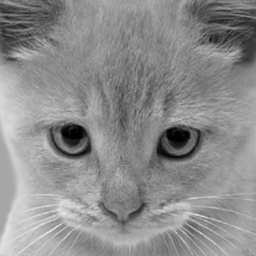
#> input picture images/cat.jpeg, 256 x 256 px
$ python -i filter.py   (imports and definitions only)
#> lines starting #> are read from the running program, lines starting #| are printed output that depends on the picture
#> further down, picture is the input picture: shape (256, 256); min 0, max 240, mean 140.6
### convolutions.py
import numpy as np

# define mask matrix
# Gaussian + Derivative
SOBEL_MASK_X = np.array([[-1, 0, 1],
                         [-2, 0, 2],
                         [-1, 0, 1]])

SOBEL_MASK_Y = np.array([[-1, -2, -1],
                         [0, 0, 0],
                         [1, 2, 1]])


def convolve(image_matrix, mask):
    if mask.shape[0] != mask.shape[1]:
        assert 'mask should be square'
    if mask.shape[0] % 2 == 0:
        assert 'mask shape should be odd'
    k = mask.shape[0]
    pad_size = k // 2
    image_rows, image_cols = image_matrix.shape
#> image_rows = 256; image_cols = 256
    convolved = np.zeros_like(image_matrix)
    # handle the edge using padding with outside the image with 0
    pad_image = np.pad(image_matrix, pad_size, mode='constant', constant_values=0)
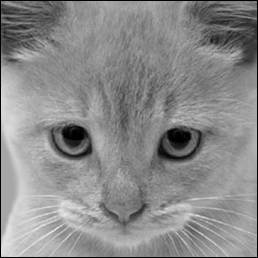
#> pad_image: shape (258, 258); min 0, max 240, mean 138.4

    for i in range(image_rows):
        for j in range(image_cols):
            sub_matrix = pad_image[i:i + k, j:j + k]
            result = np.sum(sub_matrix * mask)

            if result > 255:
                result = 255
            elif result < 0:
                result = 0

            convolved[i, j] = result

    return convolved

### filter.py
import cv2

from canny_filter import CannyEdgeDetector
from convolutions import *
from fourier import *
from gauss import gaussian_low_pass, gaussian_high_pass

CONVOLUTION = 1
FOURIER = 2
RANK = 3
BILATERAL = 4
MEAN = 'Mean'
MEDIAN = 'Median'
GAUSSIAN = 'Gaussian'
SHARPEN = 'Sharpen'
SOBEL = 'Sobel'
PREWITT = 'Prewitt'
ISOMETRIC = 'Isometric'
SCHARR = 'Scharr'
LAPLACE = 'Laplace'
LOWPASS = 'Low pass'
HIGHPASS = 'Height pass'
EROSION = 'Erosion'
DILATION = 'Dilation'

# MASK
SHARPEN_MASK = np.array([[0, -1, 0], [-1, 5, -1], [0, -1, 0]])
SOBEL_MASK_X = np.array([[-1, 0, 1], [-2, 0, 2], [-1, 0, 1]])
SOBEL_MASK_Y = np.array([[-1, -2, -1], [0, 0, 0], [1, 2, 1]])
PREWITT_MASK_X = np.array([[1, 1, 1], [0, 0, 0], [-1, -1, -1]])
PREWITT_MASK_Y = np.array([[-1, 0, 1], [-1, 0, 1], [-1, 0, 1]])
ISOMETRIC_MASK_X = np.array([[-1, 0, 1], [-np.sqrt(2), 0, np.sqrt(2)], [-1, 0, 1]])
ISOMETRIC_MASK_Y = np.array([[-1, -np.sqrt(2), -1], [0, 0, 0], [1, np.sqrt(2), 1]])
SCHARR_MASK_X = np.array([[3, 10, 3], [0, 0, 0], [-3, -10, -3]])
SCHARR_MASK_Y = np.array([[3, 0, -3], [10, 0, -10], [3, 0, -3]])
LAPLACE_MASK = np.array([[0, -1, 0], [-1, 4, -1], [0, -1, 0]])


# [26 lines left out: functions mask_fourier, high_pass, not called in this run]


def mask_mean(width, height):
    result = np.ones((width, height), dtype=int)
    dimension = width * height
    result = result / dimension
    return result


def low_pass(image, method_type=CONVOLUTION, label=GAUSSIAN, kernel=MEAN, sigma=15, width=3, height=3, ksize=3,
             sigma_color=None):
    result = np.zeros_like(image)
    if method_type == CONVOLUTION:
        kernel = mask_mean(width, height)
        result = convolve(image, kernel)
    elif method_type == FOURIER:
        fft_image = fft2(image)
        fft_shift = fftshift(fft_image)
        if label == GAUSSIAN:
            mask = gaussian_low_pass(sigma, image.shape)
        else:
            mask = mask_fourier(image)
        low_pass_fft = fft_shift * mask
        result = ifft2(fftshift(low_pass_fft))
    elif method_type == RANK:
        result = median_filter(image, ksize)
    elif method_type == BILATERAL:
        result = bilateral_filter(image, ksize, sigma, sigma_color)
    return result


# derivative filter
# [89 lines left out: functions canny_filter, hybrid_filter, padding_array, bilateral_filter, prewitt_filter, scharr_filter and 3 more, not called in this run]


'''Rank filter'''


# [93 lines left out: functions sort, find_min, find_median, find_max, min_filter, median_filter and 2 more, not called in this run]

>>> import cv2
>>> picture = cv2.imread('images/cat.jpeg', cv2.IMREAD_GRAYSCALE)
>>> result = low_pass(picture)

$ run again, on images/dog.jpeg
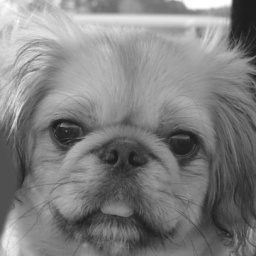
#> input picture images/dog.jpeg, 256 x 256 px
#> picture is the input picture: shape (256, 256); min 23, max 255, mean 128.2
#> in convolve, `pad_image = np.pad(image_matrix, pad_size, mode='constant', constant_v..`:
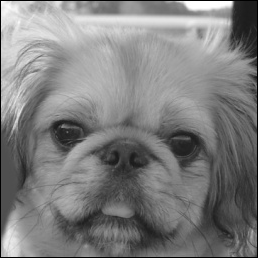
#> pad_image: shape (258, 258); min 0, max 255, mean 126.2

$ run again, on images/boy.png
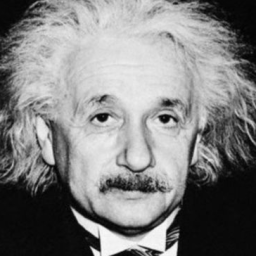
#> input picture images/boy.png, 256 x 256 px
#> picture is the input picture: shape (256, 256); min 2, max 248, mean 128.5
#> in convolve, `pad_image = np.pad(image_matrix, pad_size, mode='constant', constant_v..`:
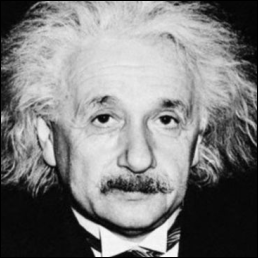
#> pad_image: shape (258, 258); min 0, max 248, mean 126.5
#> after the loop in convolve, `for i in range(image_rows):`:
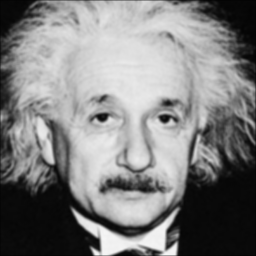
#> convolved: shape (256, 256); min 2, max 246, mean 127.8

$ run again, on images/femme.png
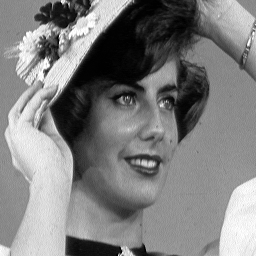
#> input picture images/femme.png, 256 x 256 px
#> picture is the input picture: shape (256, 256); min 0, max 255, mean 127.2
#> in convolve, `pad_image = np.pad(image_matrix, pad_size, mode='constant', constant_v..`:
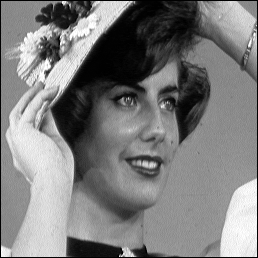
#> pad_image: shape (258, 258); min 0, max 255, mean 125.2
#> after the loop in convolve, `for i in range(image_rows):`:
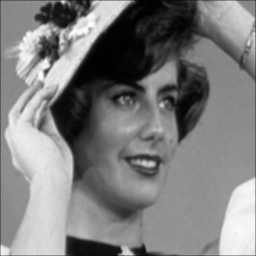
#> convolved: shape (256, 256); min 0, max 253, mean 125.9
